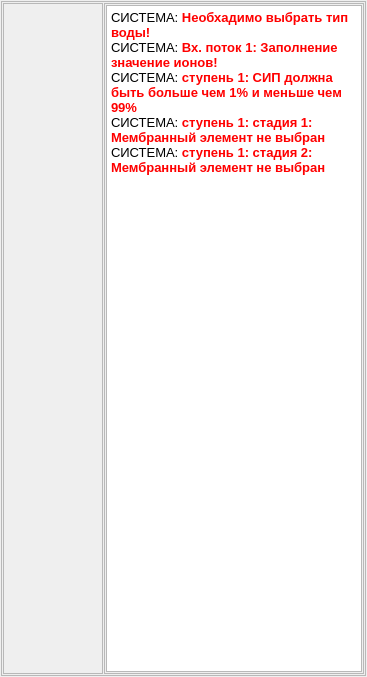
      <widget class="QWidget" name="page_8">
       <layout class="QGridLayout" name="gridLayout_22">
        <property name="leftMargin">
         <number>1</number>
        </property>
        <property name="topMargin">
         <number>1</number>
        </property>
        <property name="rightMargin">
         <number>1</number>
        </property>
        <property name="bottomMargin">
         <number>1</number>
        </property>
        <property name="spacing">
         <number>1</number>
        </property>
        <item row="0" column="0">
         <widget class="QFrame" name="fr_worning_1">
          <property name="frameShape">
           <enum>QFrame::StyledPanel</enum>
          </property>
          <property name="frameShadow">
           <enum>QFrame::Raised</enum>
          </property>
          <layout class="QGridLayout" name="gridLayout_23">
           <property name="leftMargin">
            <number>1</number>
           </property>
           <property name="topMargin">
            <number>1</number>
           </property>
           <property name="rightMargin">
            <number>1</number>
           </property>
           <property name="bottomMargin">
            <number>1</number>
           </property>
           <property name="spacing">
            <number>1</number>
           </property>
           <item row="0" column="0">
            <widget class="QFrame" name="frame_6">
             <property name="sizePolicy">
              <sizepolicy hsizetype="Fixed" vsizetype="Preferred">
               <horstretch>0</horstretch>
               <verstretch>0</verstretch>
              </sizepolicy>
             </property>
             <property name="minimumSize">
              <size>
               <width>100</width>
               <height>0</height>
              </size>
             </property>
             <property name="maximumSize">
              <size>
               <width>100</width>
               <height>16777215</height>
              </size>
             </property>
             <property name="frameShape">
              <enum>QFrame::StyledPanel</enum>
             </property>
             <property name="frameShadow">
              <enum>QFrame::Raised</enum>
             </property>
             <layout class="QVBoxLayout" name="verticalLayout">
              <property name="spacing">
               <number>1</number>
              </property>
              <property name="leftMargin">
               <number>1</number>
              </property>
              <property name="topMargin">
               <number>1</number>
              </property>
              <property name="rightMargin">
               <number>1</number>
              </property>
              <property name="bottomMargin">
               <number>1</number>
              </property>
              <item>
               <widget class="QLabel" name="label_11">
                <property name="minimumSize">
                 <size>
                  <width>0</width>
                  <height>100</height>
                 </size>
                </property>
                <property name="maximumSize">
                 <size>
                  <width>16777215</width>
                  <height>100</height>
                 </size>
                </property>
                <property name="styleSheet">
                 <string notr="true">image: url(:/menu/warning_critical.png);</string>
                </property>
                <property name="text">
                 <string/>
                </property>
               </widget>
              </item>
              <item>
               <widget class="QLabel" name="label_13">
                <property name="minimumSize">
                 <size>
                  <width>0</width>
                  <height>100</height>
                 </size>
                </property>
                <property name="maximumSize">
                 <size>
                  <width>16777215</width>
                  <height>100</height>
                 </size>
                </property>
                <property name="styleSheet">
                 <string notr="true">image: url(:/menu/warning_info.png);</string>
                </property>
                <property name="text">
                 <string/>
                </property>
               </widget>
              </item>
              <item>
               <widget class="QLabel" name="label_14">
                <property name="minimumSize">
                 <size>
                  <width>0</width>
                  <height>100</height>
                 </size>
                </property>
                <property name="maximumSize">
                 <size>
                  <width>16777215</width>
                  <height>100</height>
                 </size>
                </property>
                <property name="styleSheet">
                 <string notr="true">image: url(:/menu/warning_caution.png);</string>
                </property>
                <property name="text">
                 <string/>
                </property>
               </widget>
              </item>
              <item>
               <spacer name="verticalSpacer_7">
                <property name="orientation">
                 <enum>Qt::Vertical</enum>
                </property>
                <property name="sizeHint" stdset="0">
                 <size>
                  <width>20</width>
                  <height>365</height>
                 </size>
                </property>
               </spacer>
              </item>
             </layout>
            </widget>
           </item>
           <item row="0" column="1">
            <widget class="QFrame" name="frame_7">
             <property name="frameShape">
              <enum>QFrame::StyledPanel</enum>
             </property>
             <property name="frameShadow">
              <enum>QFrame::Raised</enum>
             </property>
             <layout class="QGridLayout" name="gridLayout_24">
              <property name="leftMargin">
               <number>1</number>
              </property>
              <property name="topMargin">
               <number>1</number>
              </property>
              <property name="rightMargin">
               <number>1</number>
              </property>
              <property name="bottomMargin">
               <number>1</number>
              </property>
              <property name="spacing">
               <number>1</number>
              </property>
              <item row="0" column="0">
               <widget class="QTextBrowser" name="textBrowser">
                <property name="html">
                 <string>&lt;!DOCTYPE HTML PUBLIC &quot;-//W3C//DTD HTML 4.0//EN&quot; &quot;http://www.w3.org/TR/REC-html40/strict.dtd&quot;&gt;
&lt;html&gt;&lt;head&gt;&lt;meta name=&quot;qrichtext&quot; content=&quot;1&quot; /&gt;&lt;style type=&quot;text/css&quot;&gt;
p, li { white-space: pre-wrap; }
&lt;/style&gt;&lt;/head&gt;&lt;body style=&quot; font-family:'Arial'; font-size:8.25pt; font-weight:400; font-style:normal;&quot;&gt;
&lt;p style=&quot; margin-top:0px; margin-bottom:0px; margin-left:0px; margin-right:0px; -qt-block-indent:0; text-indent:0px;&quot;&gt;&lt;span style=&quot; font-size:10pt;&quot;&gt;СИСТЕМА: &lt;/span&gt;&lt;span style=&quot; font-size:10pt; font-weight:600; color:#ff0000;&quot;&gt;Необхадимо выбрать тип воды!&lt;/span&gt;&lt;/p&gt;
&lt;p style=&quot; margin-top:0px; margin-bottom:0px; margin-left:0px; margin-right:0px; -qt-block-indent:0; text-indent:0px;&quot;&gt;&lt;span style=&quot; font-size:10pt;&quot;&gt;СИСТЕМА: &lt;/span&gt;&lt;span style=&quot; font-size:10pt; font-weight:600; color:#ff0000;&quot;&gt;Вх. поток 1: Заполнение значение ионов!&lt;/span&gt;&lt;/p&gt;
&lt;p style=&quot; margin-top:0px; margin-bottom:0px; margin-left:0px; margin-right:0px; -qt-block-indent:0; text-indent:0px;&quot;&gt;&lt;span style=&quot; font-size:10pt;&quot;&gt;СИСТЕМА: &lt;/span&gt;&lt;span style=&quot; font-size:10pt; font-weight:600; color:#ff0000;&quot;&gt;ступень 1: СИП должна быть больше чем 1% и меньше чем 99%&lt;/span&gt;&lt;/p&gt;
&lt;p style=&quot; margin-top:0px; margin-bottom:0px; margin-left:0px; margin-right:0px; -qt-block-indent:0; text-indent:0px;&quot;&gt;&lt;span style=&quot; font-size:10pt;&quot;&gt;СИСТЕМА: &lt;/span&gt;&lt;span style=&quot; font-size:10pt; font-weight:600; color:#ff0000;&quot;&gt;ступень 1: стадия 1: Мембранный элемент не выбран&lt;/span&gt;&lt;/p&gt;
&lt;p style=&quot; margin-top:0px; margin-bottom:0px; margin-left:0px; margin-right:0px; -qt-block-indent:0; text-indent:0px;&quot;&gt;&lt;span style=&quot; font-size:10pt;&quot;&gt;СИСТЕМА: &lt;/span&gt;&lt;span style=&quot; font-size:10pt; font-weight:600; color:#ff0000;&quot;&gt;ступень 1: стадия 2: Мембранный элемент не выбран&lt;/span&gt;&lt;/p&gt;
&lt;p style=&quot;-qt-paragraph-type:empty; margin-top:0px; margin-bottom:0px; margin-left:0px; margin-right:0px; -qt-block-indent:0; text-indent:0px; font-size:10pt;&quot;&gt;&lt;br /&gt;&lt;/p&gt;&lt;/body&gt;&lt;/html&gt;</string>
                </property>
               </widget>
              </item>
             </layout>
            </widget>
           </item>
          </layout>
         </widget>
        </item>
       </layout>
      </widget>
